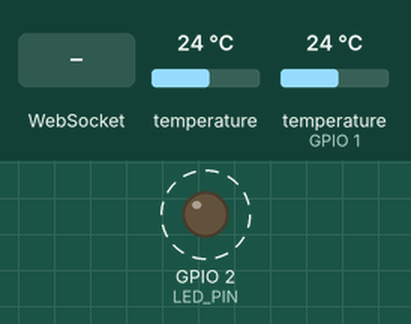
Bench run of a sketch on a simulated ESP32. On the bench: output pins drawn as LEDs (lit = HIGH). Dashed ring = blinking. The inputs (shaded band) are chosen by the test bench; at power-on: temperature 24 °C, temperature (sensor on GPIO 1) 24 °C. What the sketch prints to the serial monitor is not drawn.

Above: at 1.22 s.
1.4 s: WebSocket text "1" received
Timing chart, 0 to 10.4 s (numbered marks = the images above; inputs shaded):
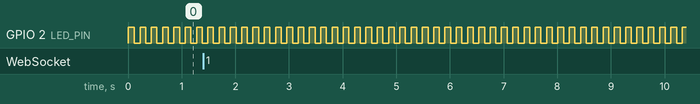

Measured:
- by itself, GPIO 2 (LED_PIN): alternates HIGH for 0.11 s and LOW for 0.11 s

The sketch:

esp32_thermal_server.ino
```cpp
#include <WiFi.h>
#include <WebSocketsServer.h>
#include <Wire.h>
#include <Adafruit_AMG88xx.h>
#include <ArduinoJson.h>

// WiFi credentials
const char *ssid = "ESP32_Thermal";
const char *password = "12345678";

// Create WebSocket server on port 81
WebSocketsServer webSocket = WebSocketsServer(81);

// Initialize AMG8833 thermal camera
Adafruit_AMG88xx amg;

// Buffer for JSON string
StaticJsonDocument<1024> doc;
char jsonBuffer[1024];

// Debug LED pin (built-in LED)
const int LED_PIN = 2;

// Status variables
bool sensorInitialized = false;
bool wifiInitialized = false;
unsigned long lastReadingTime = 0;
const unsigned long READ_INTERVAL = 100; // 100ms between readings

void setup()
{
  // Initialize serial communication
  Serial.begin(115200);
  while (!Serial)
    delay(10);
  Serial.println("\nESP32 Thermal Camera Server Starting...");

  // Initialize debug LED
  pinMode(LED_PIN, OUTPUT);
  digitalWrite(LED_PIN, LOW);

  // Initialize I2C with explicit pins
  Wire.begin(21, 22);
  Wire.setClock(100000); // Set to 100kHz for stability

  // Try to initialize the thermal camera multiple times
  int retries = 0;
  while (!sensorInitialized && retries < 5)
  {
    Serial.print("Attempting to initialize AMG8833 (attempt ");
    Serial.print(retries + 1);
    Serial.println("/5)...");

    if (amg.begin())
    {
      sensorInitialized = true;
      Serial.println("AMG8833 sensor initialized successfully!");
      digitalWrite(LED_PIN, HIGH); // Turn on LED when sensor is ready
    }
    else
    {
      Serial.println("Failed to initialize AMG8833 sensor. Checking I2C bus...");

      // Scan I2C bus
      byte error, address;
      int nDevices = 0;

      for (address = 1; address < 127; address++)
      {
        Wire.beginTransmission(address);
        error = Wire.endTransmission();

        if (error == 0)
        {
          Serial.print("I2C device found at address 0x");
          if (address < 16)
            Serial.print("0");
          Serial.println(address, HEX);
          nDevices++;
        }
      }

      if (nDevices == 0)
      {
        Serial.println("No I2C devices found - check wiring!");
      }

      retries++;
      delay(1000);
    }
  }

  if (!sensorInitialized)
  {
    Serial.println("Failed to initialize AMG8833 after multiple attempts.");
    // Blink LED rapidly to indicate sensor initialization failure
    for (int i = 0; i < 10; i++)
    {
      digitalWrite(LED_PIN, HIGH);
      delay(100);
      digitalWrite(LED_PIN, LOW);
      delay(100);
    }
  }

  // Set up WiFi Access Point regardless of sensor status
  Serial.println("Setting up WiFi Access Point...");
  WiFi.softAP(ssid, password);

  IPAddress IP = WiFi.softAPIP();
  Serial.print("AP IP address: ");
  Serial.println(IP);
  wifiInitialized = true;

  // Start WebSocket server
  webSocket.begin();
  webSocket.onEvent(webSocketEvent);
  Serial.println("WebSocket server started");

  // Give the sensor time to initialize
  delay(100);
}

void loop()
{
  webSocket.loop();

  // Only read sensor if initialized and enough time has passed
  if (sensorInitialized && (millis() - lastReadingTime >= READ_INTERVAL))
  {
    float pixels[AMG88xx_PIXEL_ARRAY_SIZE];

    // Try to read pixels
    amg.readPixels(pixels);

    // Create 8x8 grid for thermal data
    float grid[8][8];
    float maxTemp = -100;
    float minTemp = 100;
    float sum = 0;

    for (int i = 0; i < 8; i++)
    {
      for (int j = 0; j < 8; j++)
      {
        int pixelIndex = i * 8 + j;
        grid[i][j] = pixels[pixelIndex];

        // Update min/max/average calculations
        maxTemp = max(maxTemp, pixels[pixelIndex]);
        minTemp = min(minTemp, pixels[pixelIndex]);
        sum += pixels[pixelIndex];
      }
    }

    float averageTemp = sum / AMG88xx_PIXEL_ARRAY_SIZE;
    float environmentTemp = amg.readThermistor(); // Read ambient temperature

    // Create JSON document
    doc.clear();
    JsonArray jsonGrid = doc.createNestedArray("grid");

    // Add each row to the grid array
    for (int i = 0; i < 8; i++)
    {
      JsonArray row = jsonGrid.createNestedArray();
      for (int j = 0; j < 8; j++)
      {
        row.add(grid[i][j]);
      }
    }

    // Add additional thermal data
    doc["maxTemp"] = maxTemp;
    doc["minTemp"] = minTemp;
    doc["averageTemp"] = averageTemp;
    doc["environmentTemp"] = environmentTemp;
    doc["timestamp"] = millis();
    doc["sensorStatus"] = "ok";

    // Serialize JSON to string
    serializeJson(doc, jsonBuffer);

    // Broadcast to all connected clients
    webSocket.broadcastTXT(jsonBuffer);

    // Update last reading time
    lastReadingTime = millis();

    // Toggle LED to show activity
    digitalWrite(LED_PIN, !digitalRead(LED_PIN));
  }
  else if (!sensorInitialized)
  {
    // If sensor failed to initialize, send error status
    doc.clear();
    doc["error"] = "Sensor not initialized";
    doc["sensorStatus"] = "error";
    serializeJson(doc, jsonBuffer);
    webSocket.broadcastTXT(jsonBuffer);

    // Blink LED to indicate error
    digitalWrite(LED_PIN, HIGH);
    delay(100);
    digitalWrite(LED_PIN, LOW);
    delay(100);
  }
}

void webSocketEvent(uint8_t num, WStype_t type, uint8_t *payload, size_t length)
{
  switch (type)
  {
  case WStype_DISCONNECTED:
    Serial.printf("[%u] Disconnected!\n", num);
    break;
  case WStype_CONNECTED:
  {
    IPAddress ip = webSocket.remoteIP(num);
    Serial.printf("[%u] Connected from %d.%d.%d.%d\n", num, ip[0], ip[1], ip[2], ip[3]);

    // Send initial status
    doc.clear();
    doc["sensorStatus"] = sensorInitialized ? "ok" : "error";
    doc["wifiStatus"] = wifiInitialized ? "ok" : "error";
    serializeJson(doc, jsonBuffer);
    webSocket.sendTXT(num, jsonBuffer);
  }
  break;
  case WStype_TEXT:
    // Handle incoming messages if needed
    break;
  case WStype_BIN:
    // Handle binary messages if needed
    break;
  case WStype_ERROR:
    Serial.printf("[%u] Error!\n", num);
    break;
  }
}
```
